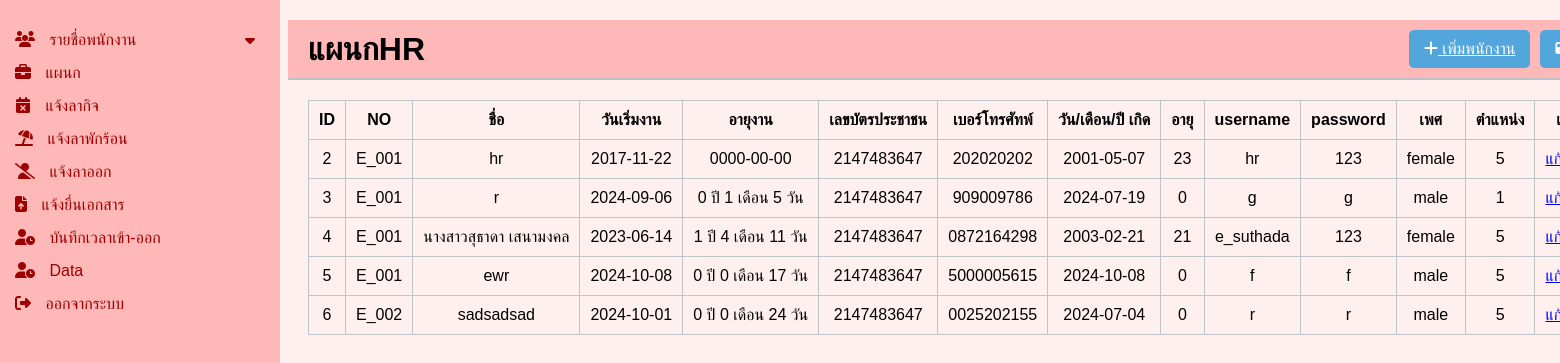
The page /backend/show_position5.php on the database its author committed.
### tables this page shows
CREATE TABLE `tb_hr` (
  `hr_id` int(11) NOT NULL,
  `hr_no` varchar(45) DEFAULT NULL,
  `hr_name` varchar(255) DEFAULT NULL,
  `hr_startDate` varchar(255) DEFAULT NULL,
  `hr_exp` varchar(255) DEFAULT NULL,
  `hr_idNumber` int(11) DEFAULT NULL,
  `hr_phoneNumber` varchar(11) DEFAULT NULL,
  `hr_Date` varchar(255) DEFAULT NULL,
  `hr_age` int(11) DEFAULT NULL,
  `hr_gender` varchar(45) DEFAULT NULL,
  `hr_username` varchar(45) DEFAULT NULL,
  `hr_password` varchar(45) DEFAULT NULL,
  `position_id` int(11) NOT NULL
);

### backend/show_position5.php (the view, shortened to what this page needs)
<?php include 'sidebar.php'; ?>
<!DOCTYPE html>
<html lang="en">
<head>
    <link rel="stylesheet" href="https://cdnjs.cloudflare.com/ajax/libs/font-awesome/6.1.1/css/all.min.css">
    <link rel="stylesheet" href="css/position_5.css">
</head>
<body>
    <div class="container">
        <div class="main-content">
            <header>
                <h1>แผนกHR</h1>
                <div class="actions">
                <a href="add_pos5.php" class="btn btn-add"><i class="fa fa-plus"></i> เพิ่มพนักงาน</a>
                    <button class="btn btn-save" onclick="printPage()"><i class="fa fa-save"></i> พิมพ์</button>
                </div>
            </header>
            <div class="content">
                <table class="table">
                    <thead>
                        <tr>
                            <th scope="col">ID</th>
                            <th scope="col">NO</th>
                            <th scope="col">ชื่อ</th>
                            <th scope="col">วันเริ่มงาน</th>
                            <th scope="col">อายุงาน</th>
                            <th scope="col">เลขบัตรประชาชน</th>
                            <th scope="col">เบอร์โทรศัทพ์</th>
                            <th scope="col">วัน/เดือน/ปี เกิด</th>
                            <th scope="col">อายุ</th>
                            <th scope="col">username</th>
                            <th scope="col">password</th>
                            <th scope="col">เพศ</th>
                            <th scope="col">ตำแหน่ง</th>
                            <th scope="col">แก้ไข</th>
                        </tr>
                    </thead>
                    <tbody>
                        <?php
                        $db = new class_conn();
                        $conn = $db->connect();
                        $sql = "SELECT * FROM tb_hr";
                        $result = $conn->query($sql);
                        if ($result->num_rows > 0) {
                            while ($row = $result->fetch_assoc()) {
                                echo "<tr>
                                <td>{$row['hr_id']}</td>
                                <td>{$row['hr_no']}</td>
                                <td>{$row['hr_name']}</td>
                                <td>{$row['hr_startDate']}</td>
                                <td>{$row['hr_exp']}</td>
                                <td>{$row['hr_idNumber']}</td>
                                <td>{$row['hr_phoneNumber']}</td>
                                <td>{$row['hr_Date']}</td>
                                <td>{$row['hr_age']}</td>
                                <td>{$row['hr_username']}</td>
                                <td>{$row['hr_password']}</td>
                                <td>{$row['hr_gender']}</td>
                                <td>{$row['position_id']}</td>
                                <td>
                                    <a href='edit_pos5.php?id={$row['hr_id']}'>แก้ไข</a>
                                    <a href='delete_pos.php?hr_id=" . $row['hr_id'] . "' class='btn btn-delete' onclick='return confirm(\"คุณต้องการลบข้อมูลพนักงานนี้หรือไม่?\")'>ลบ</a>
                                </td>
                                </td>
                            </tr>";
                            }
                        }
                        ?>
                    </tbody>
                </table>
            </div>
        </div>
    </div>
</body>
</html>

### backend/css/sidebar.css (style rules this page uses)
body { font-family: Arial, sans-serif; margin: 0; padding: 0; background-color: #FFDEDE; }
.container { display: flex; height: 100vh; }
.main-content { flex: 1; padding: 20px; }
header { display: flex; justify-content: space-between; align-items: center; background-color: #ecf0f1; padding: 10px 20px; border-bottom: 2px solid #bdc3c7; }
header h1 { margin: 0; }
.actions { display: flex; }
.actions .btn { background-color: #3498db; color: white; border: none; padding: 10px 15px; margin-left: 10px; cursor: pointer; border-radius: 5px; }
.content { padding: 20px; }

### backend/css/position_5.css (style rules this page uses)
body { font-family: Arial, sans-serif; background-color: #FFF0F0; display: flex; height: 100vh; margin: 0; }
.main-content { padding-left: 8px; flex-direction: column; }
header { display: flex; justify-content: space-between; align-items: center; background-color: #FFB8B8; padding: 10px 20px; border-bottom: 2px solid #bdc3c7; }
header h1 { margin: 0; }
.actions { display: flex; }
.actions .btn { background-color: #53a6dc; color: white; border: none; padding: 10px 15px; margin-left: 10px; cursor: pointer; border-radius: 5px; }
.content { padding: 20px; flex: 1; display: flex; flex-direction: column; overflow: auto; }
.table { width: 100%; border-collapse: collapse; }
table, th, td { border: 1px solid #bdc3c7; }
th, td { padding: 10px; text-align: center; overflow: hidden; text-overflow: ellipsis; white-space: nowrap; }

### rows shown on the page
tb_hr: hr_id "2", hr_no "E_001", hr_name "hr", hr_startDate "2017-11-22", hr_exp "0000-00-00", hr_idNumber "2147483647", hr_phoneNumber "202020202", hr_Date "2001-05-07", hr_age "23", hr_username "hr", hr_password "123", hr_gender "female", position "5"
tb_hr: hr_id "3", hr_no "E_001", hr_name "r", hr_startDate "2024-09-06", hr_exp "0 ปี 1 เดือน 5 วัน", hr_idNumber "2147483647", hr_phoneNumber "909009786", hr_Date "2024-07-19", hr_age "0", hr_username "g", hr_password "g", hr_gender "male", position "1"
tb_hr: hr_id "4", hr_no "E_001", hr_name "นางสาวสุธาดา เสนามงคล", hr_startDate "2023-06-14", hr_exp "1 ปี 4 เดือน 11 วัน", hr_idNumber "2147483647", hr_phoneNumber "0872164298", hr_Date "2003-02-21", hr_age "21", hr_username "e_suthada", hr_password "123", hr_gender "female", position "5"
tb_hr: hr_id "5", hr_no "E_001", hr_name "ewr", hr_startDate "2024-10-08", hr_exp "0 ปี 0 เดือน 17 วัน", hr_idNumber "2147483647", hr_phoneNumber "5000005615", hr_Date "2024-10-08", hr_age "0", hr_username "f", hr_password "f", hr_gender "male", position "5"
tb_hr: hr_id "6", hr_no "E_002", hr_name "sadsadsad", hr_startDate "2024-10-01", hr_exp "0 ปี 0 เดือน 24 วัน", hr_idNumber "2147483647", hr_phoneNumber "0025202155", hr_Date "2024-07-04", hr_age "0", hr_username "r", hr_password "r", hr_gender "male", position "5"
